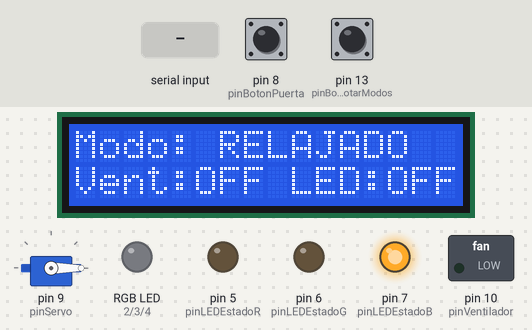
Simulated run of this sketch. Board: Arduino Uno, built with avr-gcc and run on an emulated ATmega328P. Shown: 16×2 character LCD, servo, switched loads named in the sketch (green lamp = pin HIGH), an RGB LED mixed from three pins (HIGH = lit), output pins drawn as LEDs (lit = HIGH). Dashed ring = blinking. The test bench sets the inputs (shaded band); at power-on: pin 13 (pinBotonRotarModos) HIGH, pin 8 (pinBotonPuerta) HIGH. EEPROM starts erased.

Above: at 2.8 s.
2.9 s: "modo_fiesta\n" received over Serial
At 3.21 s:
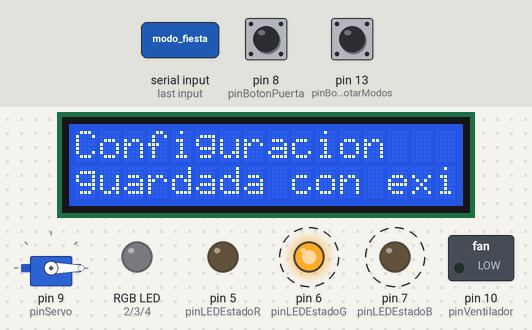
5.0 s: "modo_fiesta\n" received over the second serial link
At 5.5 s:
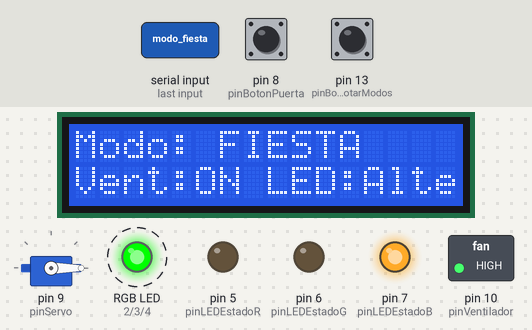
7.6 s: byte 10 ('\n') received over Serial
At 9.57 s:
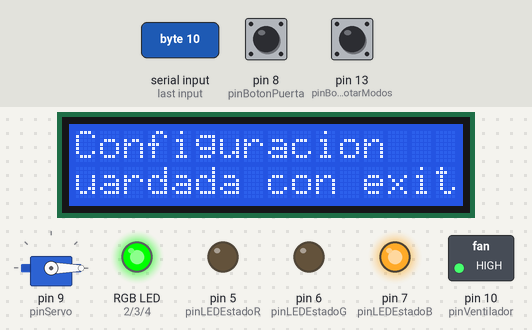
9.6 s: pin 13 (pinBotonRotarModos) pulled LOW for 3.2 s
At 11.4 s:
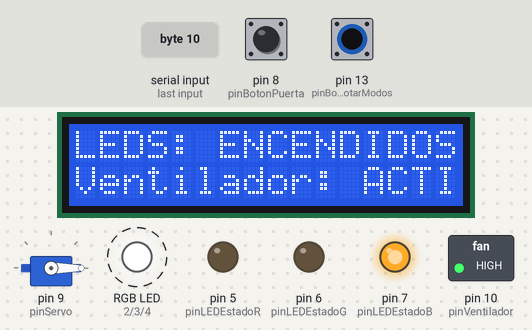
14.3 s: "estado\n" received over Serial
At 14.9 s:
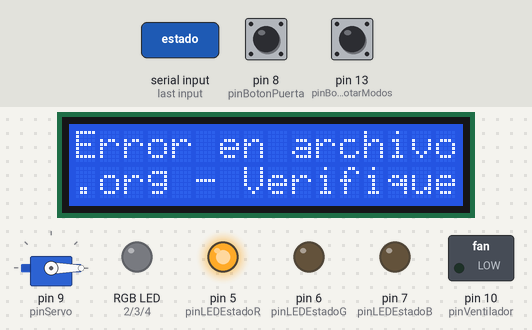
15.9 s: "encender_todo\n" received over the second serial link
At 17.05 s:
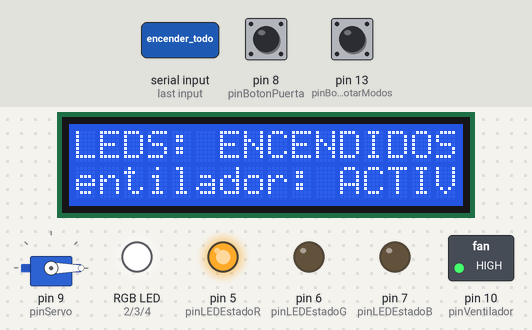
Timing chart, 0 to 18.9 s (numbered marks = the images above; inputs shaded):
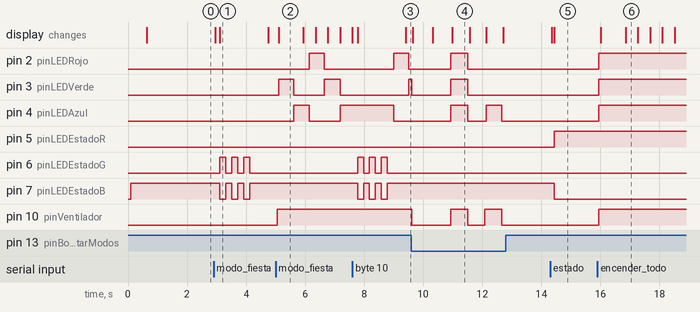

Measured:
- after the input at 2.9 s, pin 6 (pinLEDEstadoG): alternates HIGH for 0.20 s and LOW for 0.20 s, 6 changes in all, then stays LOW, starting after 0.22 s; pin 7 (pinLEDEstadoB): alternates HIGH for 0.20 s and LOW for 0.20 s, 6 changes in all, then stays HIGH, starting after 0.22 s; the display: first changes after 0.06 s (image 1 shows a later state)
- after the input at 5.0 s, pin 2 (pinLEDRojo): LOW → HIGH after 1.1 s, → LOW 0.52 s later; pin 3 (pinLEDVerde): alternates HIGH for 0.53 s and LOW for 1.0 s, starting after 0.10 s
- after the input at 7.6 s, pin 6 (pinLEDEstadoG): alternates HIGH for 0.20 s and LOW for 0.20 s, 6 changes in all, then stays LOW, starting after 0.18 s; pin 7 (pinLEDEstadoB): alternates HIGH for 0.20 s and LOW for 0.20 s, 6 changes in all, then stays HIGH, starting after 0.18 s
- after the input at 9.6 s, pin 10 (pinVentilador): goes LOW 1.3 s, HIGH 0.58 s, LOW 0.58 s, HIGH 0.57 s, then LOW, starting at once; the display: first changes at once (image 4 shows a later state)
- after the input at 14.3 s, pin 5 (pinLEDEstadoR): LOW → HIGH after 0.15 s; pin 7 (pinLEDEstadoB): HIGH → LOW after 0.15 s; the display: first changes after 0.05 s (image 5 shows a later state)
- after the input at 15.9 s, pin 2 (pinLEDRojo), pin 3 (pinLEDVerde), pin 4 (pinLEDAzul), pin 10 (pinVentilador): LOW → HIGH after 0.05 s; the display: first changes after 0.12 s (image 6 shows a later state)
- what the display in image 1 shows lasts 1.6 s, from 3.1 s to 4.7 s

The sketch:

orga.ino
```cpp
#include <Wire.h>
#include <LiquidCrystal_I2C.h>
#include <Servo.h>
#include <EEPROM.h>
#include <SoftwareSerial.h>

// Configuración LCD I2C
LiquidCrystal_I2C lcd(0x27, 16, 2);

// Servomotor
Servo puertaServo;
const int pinServo = 9;
const int pinBotonPuerta = 8;
const int pinBotonRotarModos = 13;
bool puertaAbierta = false;

// Motor DC (Ventilador)
const int pinVentilador = 10;

// LEDs RGB - SOLO 3 PINES PARA TODOS LOS LEDS
const int pinLEDRojo = 2;
const int pinLEDVerde = 3;
const int pinLEDAzul = 4;

// LED RGB de estado
const int pinLEDEstadoR = 5;
const int pinLEDEstadoG = 6;
const int pinLEDEstadoB = 7;

// Módulo Bluetooth
SoftwareSerial bluetooth(11, 12);

String comandoBluetooth = "";

// Estados del sistema
enum Modo { MODO_FIESTA, MODO_RELAJADO, MODO_NOCHE, ENCENDER_TODO, APAGAR_TODO };
Modo modoActual = MODO_RELAJADO;

// Variables para modo fiesta
unsigned long tiempoAnteriorFiesta = 0;
const unsigned long intervaloFiesta = 500;
int colorFiestaActual = 0;

// Buffer para archivo .org
String lineaArchivo = "";
boolean cargandoArchivo = false;

// Variables para desplazamiento LCD
String linea1Actual = "";
String linea2Actual = "";
unsigned long tiempoUltimoDesplazamiento = 0;
const unsigned long intervaloDesplazamiento = 400; // 400ms entre desplazamientos
int posicionDesplazamiento = 0;
boolean necesitaDesplazamiento = false;

void setup() {
  Serial.begin(9600);
  bluetooth.begin(9600);

  lcd.init();
  lcd.backlight();

  // Mensaje inicial centrado
  lcd.setCursor(0, 0);
  lcd.print("  Sistema Activo ");
  lcd.setCursor(0, 1);
  lcd.print(" Esperando Cmd. ");

  pinMode(pinLEDRojo, OUTPUT);
  pinMode(pinLEDVerde, OUTPUT);
  pinMode(pinLEDAzul, OUTPUT);
  setLEDsGrupo(LOW, LOW, LOW);

  pinMode(pinLEDEstadoR, OUTPUT);
  pinMode(pinLEDEstadoG, OUTPUT);
  pinMode(pinLEDEstadoB, OUTPUT);
  setLEDEstado(0, 0, 1);

  pinMode(pinVentilador, OUTPUT);
  digitalWrite(pinVentilador, LOW);

  puertaServo.attach(pinServo);
  pinMode(pinBotonPuerta, INPUT_PULLUP);
  pinMode(pinBotonRotarModos, INPUT_PULLUP);

  cerrarPuerta();
  cambiarModo(MODO_RELAJADO);

  delay(1000);
}

void loop() {
  if (bluetooth.available()) {
    procesarComandoBluetooth();
  }

  if (Serial.available() && !cargandoArchivo) {
    procesarArchivoORG();
  }

  controlarBotonPuerta();
  controlarBotonRotarModos();

  // Controlar desplazamiento del LCD
  if (necesitaDesplazamiento) {
    controlarDesplazamientoLCD();
  }

  switch (modoActual) {
    case MODO_FIESTA:
      ejecutarModoFiesta();
      break;
    case MODO_RELAJADO:
    case MODO_NOCHE:
    case ENCENDER_TODO:
    case APAGAR_TODO:
      break;
  }

  delay(100);
}

// NUEVA FUNCIÓN: Controlar desplazamiento de texto
void controlarDesplazamientoLCD() {
  unsigned long tiempoActual = millis();

  if (tiempoActual - tiempoUltimoDesplazamiento >= intervaloDesplazamiento) {
    tiempoUltimoDesplazamiento = tiempoActual;

    // Desplazar línea 1 si es necesario
    if (linea1Actual.length() > 16) {
      String textoDesplazado = desplazarTexto(linea1Actual, posicionDesplazamiento);
      lcd.setCursor(0, 0);
      lcd.print(textoDesplazado);
    }

    // Desplazar línea 2 si es necesario
    if (linea2Actual.length() > 16) {
      String textoDesplazado = desplazarTexto(linea2Actual, posicionDesplazamiento);
      lcd.setCursor(0, 1);
      lcd.print(textoDesplazado);
    }

    posicionDesplazamiento++;

    // Reiniciar desplazamiento cuando llega al final
    int maxLongitud = max(linea1Actual.length(), linea2Actual.length());
    if (posicionDesplazamiento > maxLongitud + 5) {
      posicionDesplazamiento = 0;
      // Mostrar texto completo antes de reiniciar
      delay(1000);
    }
  }
}

// NUEVA FUNCIÓN: Desplazar texto
String desplazarTexto(String texto, int posicion) {
  int longitud = texto.length();
  if (longitud <= 16) {
    return texto;
  }

  String resultado = "";
  for (int i = 0; i < 16; i++) {
    int indice = (posicion + i) % (longitud + 5); // +5 para pausa al final
    if (indice < longitud) {
      resultado += texto[indice];
    } else {
      resultado += " "; // Espacios en blanco al final
    }
  }
  return resultado;
}

// NUEVA FUNCIÓN: Actualizar LCD con desplazamiento
void actualizarLCD(String linea1, String linea2) {
  linea1Actual = linea1;
  linea2Actual = linea2;

  // Verificar si necesita desplazamiento
  necesitaDesplazamiento = (linea1.length() > 16 || linea2.length() > 16);
  posicionDesplazamiento = 0;

  // Mostrar texto inicial
  lcd.clear();

  if (linea1.length() <= 16) {
    lcd.setCursor(0, 0);
    lcd.print(linea1);
  } else {
    lcd.setCursor(0, 0);
    lcd.print(linea1.substring(0, 16));
  }

  if (linea2.length() <= 16) {
    lcd.setCursor(0, 1);
    lcd.print(linea2);
  } else {
    lcd.setCursor(0, 1);
    lcd.print(linea2.substring(0, 16));
  }

  tiempoUltimoDesplazamiento = millis();
}

void setLEDsGrupo(int r, int g, int b) {
  digitalWrite(pinLEDRojo, r);
  digitalWrite(pinLEDVerde, g);
  digitalWrite(pinLEDAzul, b);
}

void setLEDEstado(int r, int g, int b) {
  digitalWrite(pinLEDEstadoR, r);
  digitalWrite(pinLEDEstadoG, g);
  digitalWrite(pinLEDEstadoB, b);
}

void parpadearLEDEstado(int r, int g, int b, int veces) {
  for (int i = 0; i < veces; i++) {
    setLEDEstado(r, g, b);
    delay(200);
    setLEDEstado(0, 0, 1);
    delay(200);
  }
}

void ejecutarModoFiesta() {
  unsigned long tiempoActual = millis();

  if (tiempoActual - tiempoAnteriorFiesta >= intervaloFiesta) {
    tiempoAnteriorFiesta = tiempoActual;

    colorFiestaActual = (colorFiestaActual + 1) % 3;

    switch (colorFiestaActual) {
      case 0:
        setLEDsGrupo(HIGH, LOW, LOW);
        break;
      case 1:
        setLEDsGrupo(LOW, HIGH, LOW);
        break;
      case 2:
        setLEDsGrupo(LOW, LOW, HIGH);
        break;
    }
  }
}

void abrirPuerta() {
  puertaServo.write(90);
  puertaAbierta = true;
  delay(500);
}

void cerrarPuerta() {
  puertaServo.write(0);
  puertaAbierta = false;
  delay(500);
}

void controlarBotonPuerta() {
  static unsigned long ultimoTiempoBoton = 0;
  const unsigned long debounceDelay = 300;

  if (millis() - ultimoTiempoBoton > debounceDelay) {
    if (digitalRead(pinBotonPuerta) == LOW) {
      if (puertaAbierta) {
        cerrarPuerta();
      } else {
        abrirPuerta();
      }
      ultimoTiempoBoton = millis();
    }
  }
}

void controlarBotonRotarModos() {
  static unsigned long ultimoTiempoRotar = 0;
  const unsigned long debounceDelay = 500;

  if (millis() - ultimoTiempoRotar > debounceDelay) {
    if (digitalRead(pinBotonRotarModos) == LOW) {
      rotarAlSiguienteModo();
      ultimoTiempoRotar = millis();
    }
  }
}

void rotarAlSiguienteModo() {
  Modo siguienteModo;

  switch (modoActual) {
    case MODO_FIESTA:
      siguienteModo = MODO_RELAJADO;
      break;
    case MODO_RELAJADO:
      siguienteModo = MODO_NOCHE;
      break;
    case MODO_NOCHE:
      siguienteModo = ENCENDER_TODO;
      break;
    case ENCENDER_TODO:
      siguienteModo = APAGAR_TODO;
      break;
    case APAGAR_TODO:
      siguienteModo = MODO_FIESTA;
      break;
    default:
      siguienteModo = MODO_FIESTA;
  }

  cambiarModo(siguienteModo);
  bluetooth.print("Modo rotado a: ");

  switch (siguienteModo) {
    case MODO_FIESTA: bluetooth.println("FIESTA"); break;
    case MODO_RELAJADO: bluetooth.println("RELAJADO"); break;
    case MODO_NOCHE: bluetooth.println("NOCHE"); break;
    case ENCENDER_TODO: bluetooth.println("ENCENDER_TODO"); break;
    case APAGAR_TODO: bluetooth.println("APAGAR_TODO"); break;
  }
}

void procesarComandoBluetooth() {
  while (bluetooth.available()) {
    char c = bluetooth.read();
    if (c == '\n') {
      comandoBluetooth.trim();
      ejecutarComando(comandoBluetooth);
      comandoBluetooth = "";
    } else {
      comandoBluetooth += c;
    }
  }
}

void ejecutarComando(String comando) {
  comando.toLowerCase();

  if (comando == "modo_fiesta") {
    cambiarModo(MODO_FIESTA);
    bluetooth.println("Modo FIESTA activado");
  } else if (comando == "modo_relajado") {
    cambiarModo(MODO_RELAJADO);
    bluetooth.println("Modo RELAJADO activado");
  } else if (comando == "modo_noche") {
    cambiarModo(MODO_NOCHE);
    bluetooth.println("Modo NOCHE activado");
  } else if (comando == "encender_todo") {
    cambiarModo(ENCENDER_TODO);
    bluetooth.println("Todos los dispositivos ENCENDIDOS");
  } else if (comando == "apagar_todo") {
    cambiarModo(APAGAR_TODO);
    bluetooth.println("Todos los dispositivos APAGADOS");
  } else if (comando == "estado") {
    enviarEstadoActual();
  } else {
    bluetooth.println("ERROR: Comando no reconocido");
    setLEDEstado(1, 0, 0);
    delay(1000);
    setLEDEstado(0, 0, 1);
  }
}

void procesarArchivoORG() {
  cargandoArchivo = true;
  actualizarLCD("Cargando archivo", ".org desde PC...");

  while (Serial.available()) {
    char c = Serial.read();
    if (c == '\n') {
      lineaArchivo.trim();
      if (!procesarLineaORG(lineaArchivo)) {
        actualizarLCD("Error en archivo", ".org - Verifique");
        setLEDEstado(1, 0, 0);
        cargandoArchivo = false;
        return;
      }
      lineaArchivo = "";
    } else {
      lineaArchivo += c;
    }
    delay(10);
  }

  actualizarLCD("Configuracion", "guardada con exito!");
  parpadearLEDEstado(0, 1, 0, 3);
  cargandoArchivo = false;
}

bool procesarLineaORG(String linea) {
  if (linea.startsWith("//") || linea.length() == 0) {
    return true;
  }

  if (linea == "conf_in1") {
    return true;
  } else if (linea == "confrin") {
    return true;
  } else if (linea == "modo_fiesta") {
    EEPROM.write(0, MODO_FIESTA);
    return true;
  } else if (linea == "modo_relajado") {
    EEPROM.write(1, MODO_RELAJADO);
    return true;
  } else if (linea == "modo_noche") {
    EEPROM.write(2, MODO_NOCHE);
    return true;
  } else if (linea == "encender_todo") {
    EEPROM.write(3, ENCENDER_TODO);
    return true;
  } else if (linea == "apagar_todo") {
    EEPROM.write(4, APAGAR_TODO);
    return true;
  }

  return false;
}

void cambiarModo(Modo nuevoModo) {
  modoActual = nuevoModo;

  switch (modoActual) {
    case MODO_FIESTA:
      digitalWrite(pinVentilador, HIGH);
      setLEDsGrupo(LOW, LOW, LOW);
      actualizarLCD("Modo: FIESTA", "Vent:ON LED:Alternando");
      break;

    case MODO_RELAJADO:
      digitalWrite(pinVentilador, LOW);
      setLEDsGrupo(LOW, LOW, LOW);
      actualizarLCD("Modo: RELAJADO", "Vent:OFF LED:OFF");
      break;

    case MODO_NOCHE:
      digitalWrite(pinVentilador, LOW);
      setLEDsGrupo(LOW, LOW, LOW);
      actualizarLCD("Modo: NOCHE", "Vent:OFF LED:OFF");
      break;

    case ENCENDER_TODO:
      digitalWrite(pinVentilador, HIGH);
      setLEDsGrupo(HIGH, HIGH, HIGH);
      actualizarLCD("LEDS: ENCENDIDOS", "Ventilador: ACTIVADO");
      break;

    case APAGAR_TODO:
      digitalWrite(pinVentilador, LOW);
      setLEDsGrupo(LOW, LOW, LOW);
      actualizarLCD("LEDS: APAGADOS", "Ventilador: DESACTIVADO");
      break;
  }
}

void enviarEstadoActual() {
  bluetooth.print("Modo actual: ");
  switch (modoActual) {
    case MODO_FIESTA: bluetooth.println("FIESTA"); break;
    case MODO_RELAJADO: bluetooth.println("RELAJADO"); break;
    case MODO_NOCHE: bluetooth.println("NOCHE"); break;
    case ENCENDER_TODO: bluetooth.println("ENCENDER_TODO"); break;
    case APAGAR_TODO: bluetooth.println("APAGAR_TODO"); break;
  }
  bluetooth.print("Puerta: ");
  bluetooth.println(puertaAbierta ? "ABIERTA" : "CERRADA");
  bluetooth.print("Ventilador: ");
  bluetooth.println(digitalRead(pinVentilador) ? "ON" : "OFF");
}
```
